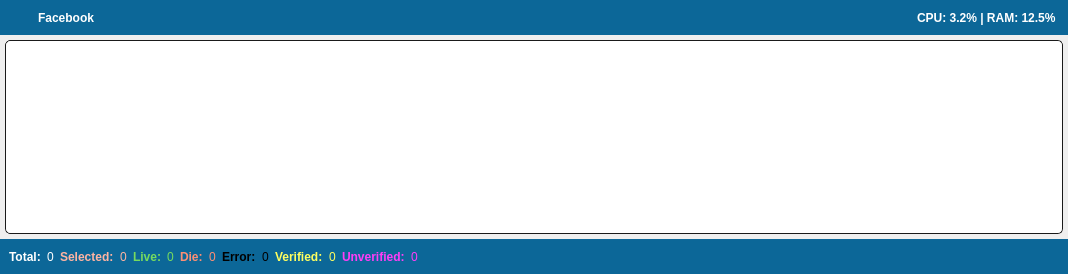
         <widget class="QWidget" name="page_faceook_creator_management">
          <property name="styleSheet">
           <string notr="true">QFrame {
    border: 0;
}</string>
          </property>
          <layout class="QVBoxLayout" name="verticalLayout_13">
           <property name="spacing">
            <number>5</number>
           </property>
           <property name="leftMargin">
            <number>0</number>
           </property>
           <property name="topMargin">
            <number>0</number>
           </property>
           <property name="rightMargin">
            <number>0</number>
           </property>
           <property name="bottomMargin">
            <number>0</number>
           </property>
           <item>
            <widget class="QFrame" name="frame_right_header_facebook_creator">
             <property name="minimumSize">
              <size>
               <width>0</width>
               <height>35</height>
              </size>
             </property>
             <property name="maximumSize">
              <size>
               <width>16777215</width>
               <height>35</height>
              </size>
             </property>
             <property name="styleSheet">
              <string notr="true">border: 0;
background-color: rgb(12, 103, 152);</string>
             </property>
             <property name="frameShape">
              <enum>QFrame::StyledPanel</enum>
             </property>
             <property name="frameShadow">
              <enum>QFrame::Raised</enum>
             </property>
             <layout class="QHBoxLayout" name="horizontalLayout_7">
              <property name="leftMargin">
               <number>12</number>
              </property>
              <property name="topMargin">
               <number>0</number>
              </property>
              <property name="rightMargin">
               <number>12</number>
              </property>
              <property name="bottomMargin">
               <number>0</number>
              </property>
              <item>
               <widget class="QFrame" name="device_frame_label_fb_creator">
                <property name="styleSheet">
                 <string notr="true">border: 0;</string>
                </property>
                <property name="frameShape">
                 <enum>QFrame::StyledPanel</enum>
                </property>
                <property name="frameShadow">
                 <enum>QFrame::Raised</enum>
                </property>
                <layout class="QHBoxLayout" name="horizontalLayout_12">
                 <property name="leftMargin">
                  <number>0</number>
                 </property>
                 <property name="topMargin">
                  <number>0</number>
                 </property>
                 <property name="rightMargin">
                  <number>0</number>
                 </property>
                 <property name="bottomMargin">
                  <number>0</number>
                 </property>
                 <item>
                  <widget class="QLabel" name="fb_creator_icon">
                   <property name="minimumSize">
                    <size>
                     <width>20</width>
                     <height>20</height>
                    </size>
                   </property>
                   <property name="maximumSize">
                    <size>
                     <width>20</width>
                     <height>20</height>
                    </size>
                   </property>
                   <property name="styleSheet">
                    <string notr="true"/>
                   </property>
                   <property name="text">
                    <string/>
                   </property>
                   <property name="pixmap">
                    <pixmap resource="resources.qrc">:/images/statics/facebook.png</pixmap>
                   </property>
                   <property name="scaledContents">
                    <bool>true</bool>
                   </property>
                  </widget>
                 </item>
                 <item>
                  <widget class="QLabel" name="fb_creator_label">
                   <property name="styleSheet">
                    <string notr="true">color: #fff;
font-weight: bold;</string>
                   </property>
                   <property name="text">
                    <string>Facebook</string>
                   </property>
                  </widget>
                 </item>
                </layout>
               </widget>
              </item>
              <item>
               <spacer name="horizontalSpacer_11">
                <property name="orientation">
                 <enum>Qt::Horizontal</enum>
                </property>
                <property name="sizeHint" stdset="0">
                 <size>
                  <width>817</width>
                  <height>20</height>
                 </size>
                </property>
               </spacer>
              </item>
              <item>
               <widget class="QLabel" name="cpu_ram_label_fb_creator">
                <property name="styleSheet">
                 <string notr="true">background: transparent;
color: #fff;
font-weight: bold;</string>
                </property>
                <property name="text">
                 <string>CPU: 3.2% | RAM: 12.5%</string>
                </property>
               </widget>
              </item>
             </layout>
            </widget>
           </item>
           <item>
            <widget class="QFrame" name="frame_facebook_creator_management">
             <property name="styleSheet">
              <string notr="true"/>
             </property>
             <property name="frameShape">
              <enum>QFrame::StyledPanel</enum>
             </property>
             <property name="frameShadow">
              <enum>QFrame::Raised</enum>
             </property>
             <layout class="QHBoxLayout" name="horizontalLayout_3">
              <property name="spacing">
               <number>5</number>
              </property>
              <property name="leftMargin">
               <number>5</number>
              </property>
              <property name="topMargin">
               <number>0</number>
              </property>
              <property name="rightMargin">
               <number>5</number>
              </property>
              <property name="bottomMargin">
               <number>0</number>
              </property>
              <item>
               <widget class="QFrame" name="frame_facebook_creator_table_view">
                <property name="styleSheet">
                 <string notr="true">QFrame {
	background-color: rgb(237, 237, 237);
	border: 1px solid rgb(26, 26, 26);
	border-radius: 5px;
}</string>
                </property>
                <property name="frameShape">
                 <enum>QFrame::StyledPanel</enum>
                </property>
                <property name="frameShadow">
                 <enum>QFrame::Raised</enum>
                </property>
                <layout class="QVBoxLayout" name="verticalLayout_9">
                 <property name="leftMargin">
                  <number>0</number>
                 </property>
                 <property name="topMargin">
                  <number>0</number>
                 </property>
                 <property name="rightMargin">
                  <number>0</number>
                 </property>
                 <property name="bottomMargin">
                  <number>0</number>
                 </property>
                 <item>
                  <widget class="QTableView" name="facebook_creator_table_view">
                   <property name="minimumSize">
                    <size>
                     <width>0</width>
                     <height>25</height>
                    </size>
                   </property>
                   <property name="styleSheet">
                    <string notr="true">QTableView {
    background-color: #fff;
    gridline-color: #dcdcdc;
    font: 14px Arial, sans-serif;
    color: #000;
    border: 0;
    selection-background-color: rgba(62, 64, 255, 128);
    selection-color: #000;
}

QTableView::item:hover {
    background: transparent;
}

QHeaderView::section {
    background-color: rgb(233, 233, 233);
    color: #000;
    padding: 5px;
    font-weight: bold;
    border: 1px solid #dcdcdc;
}

QHeaderView::section:hover {
    background-color: #357ABD;
}

QScrollBar:vertical {
    background-color: rgb(178, 178, 178);
    width: 5px;
    margin: 20px 0 20px 0;
    border: 1px solid #dcdcdc;
}

QScrollBar::handle:vertical {
    background-color: green;
    min-height: 20px;
    border-radius: 5px;
}

QScrollBar::handle:vertical:hover {
    background-color: rgb(253, 96, 8);
}

QScrollBar::add-line:vertical, QScrollBar::sub-line:vertical {
    background: none;
    height: 0px;
}

QScrollBar:horizontal {
    background-color: rgb(178, 178, 178);
    height: 5px;
    margin: 0 20px 0 20px;
    border: 1px solid #dcdcdc;
}

QScrollBar::handle:horizontal {
    background-color: green;
    min-width: 20px;
    border-radius: 5px;
}

QScrollBar::handle:horizontal:hover {
    background-color: rgb(253, 96, 8);
}

QScrollBar::add-line:horizontal, QScrollBar::sub-line:horizontal {
    background: none;
    width: 0px;
}</string>
                   </property>
                   <property name="editTriggers">
                    <set>QAbstractItemView::NoEditTriggers</set>
                   </property>
                   <property name="showDropIndicator" stdset="0">
                    <bool>false</bool>
                   </property>
                   <property name="dragDropOverwriteMode">
                    <bool>false</bool>
                   </property>
                   <property name="selectionBehavior">
                    <enum>QAbstractItemView::SelectRows</enum>
                   </property>
                   <property name="sortingEnabled">
                    <bool>true</bool>
                   </property>
                   <property name="wordWrap">
                    <bool>false</bool>
                   </property>
                   <attribute name="horizontalHeaderCascadingSectionResizes">
                    <bool>true</bool>
                   </attribute>
                   <attribute name="horizontalHeaderDefaultSectionSize">
                    <number>150</number>
                   </attribute>
                   <attribute name="horizontalHeaderMinimumSectionSize">
                    <number>19</number>
                   </attribute>
                   <attribute name="verticalHeaderMinimumSectionSize">
                    <number>21</number>
                   </attribute>
                  </widget>
                 </item>
                </layout>
               </widget>
              </item>
             </layout>
            </widget>
           </item>
           <item>
            <widget class="QFrame" name="frame_right_bottom_fb_creator">
             <property name="minimumSize">
              <size>
               <width>0</width>
               <height>35</height>
              </size>
             </property>
             <property name="maximumSize">
              <size>
               <width>16777215</width>
               <height>35</height>
              </size>
             </property>
             <property name="styleSheet">
              <string notr="true">border: 0;
background-color: rgb(12, 103, 152);</string>
             </property>
             <property name="frameShape">
              <enum>QFrame::StyledPanel</enum>
             </property>
             <property name="frameShadow">
              <enum>QFrame::Raised</enum>
             </property>
             <layout class="QHBoxLayout" name="horizontalLayout_16">
              <property name="topMargin">
               <number>0</number>
              </property>
              <property name="bottomMargin">
               <number>0</number>
              </property>
              <item>
               <widget class="QFrame" name="frame_all_fb_creator">
                <property name="styleSheet">
                 <string notr="true">border: 0;</string>
                </property>
                <property name="frameShape">
                 <enum>QFrame::StyledPanel</enum>
                </property>
                <property name="frameShadow">
                 <enum>QFrame::Raised</enum>
                </property>
                <layout class="QHBoxLayout" name="horizontalLayout_57">
                 <property name="leftMargin">
                  <number>0</number>
                 </property>
                 <property name="topMargin">
                  <number>0</number>
                 </property>
                 <property name="rightMargin">
                  <number>0</number>
                 </property>
                 <property name="bottomMargin">
                  <number>0</number>
                 </property>
                 <item>
                  <widget class="QLabel" name="label_all_fb_creator">
                   <property name="styleSheet">
                    <string notr="true">color: #fff;
font-weight: bold;</string>
                   </property>
                   <property name="text">
                    <string>Total:</string>
                   </property>
                  </widget>
                 </item>
                 <item>
                  <widget class="QLabel" name="label_count_all_fb_creator">
                   <property name="styleSheet">
                    <string notr="true">color: #fff;</string>
                   </property>
                   <property name="text">
                    <string>0</string>
                   </property>
                  </widget>
                 </item>
                </layout>
               </widget>
              </item>
              <item>
               <widget class="QFrame" name="frame_selected_fb_creator">
                <property name="styleSheet">
                 <string notr="true">border: 0;</string>
                </property>
                <property name="frameShape">
                 <enum>QFrame::StyledPanel</enum>
                </property>
                <property name="frameShadow">
                 <enum>QFrame::Raised</enum>
                </property>
                <layout class="QHBoxLayout" name="horizontalLayout_58">
                 <property name="leftMargin">
                  <number>0</number>
                 </property>
                 <property name="topMargin">
                  <number>0</number>
                 </property>
                 <property name="rightMargin">
                  <number>0</number>
                 </property>
                 <property name="bottomMargin">
                  <number>0</number>
                 </property>
                 <item>
                  <widget class="QLabel" name="label_selected_fb_creator">
                   <property name="styleSheet">
                    <string notr="true">color: rgb(254, 180, 162);
font-weight: bold;</string>
                   </property>
                   <property name="text">
                    <string>Selected:</string>
                   </property>
                  </widget>
                 </item>
                 <item>
                  <widget class="QLabel" name="label_count_selected_fb_creator">
                   <property name="styleSheet">
                    <string notr="true">color: rgb(254, 180, 162);</string>
                   </property>
                   <property name="text">
                    <string>0</string>
                   </property>
                  </widget>
                 </item>
                </layout>
               </widget>
              </item>
              <item>
               <widget class="QFrame" name="frame_live_fb_creator">
                <property name="styleSheet">
                 <string notr="true">border: 0;</string>
                </property>
                <property name="frameShape">
                 <enum>QFrame::StyledPanel</enum>
                </property>
                <property name="frameShadow">
                 <enum>QFrame::Raised</enum>
                </property>
                <layout class="QHBoxLayout" name="horizontalLayout_59">
                 <property name="leftMargin">
                  <number>0</number>
                 </property>
                 <property name="topMargin">
                  <number>0</number>
                 </property>
                 <property name="rightMargin">
                  <number>0</number>
                 </property>
                 <property name="bottomMargin">
                  <number>0</number>
                 </property>
                 <item>
                  <widget class="QLabel" name="label_live_fb_creator">
                   <property name="styleSheet">
                    <string notr="true">color: rgb(118, 219, 94);
font-weight: bold;</string>
                   </property>
                   <property name="text">
                    <string>Live:</string>
                   </property>
                  </widget>
                 </item>
                 <item>
                  <widget class="QLabel" name="label_live_count_fb_creator">
                   <property name="styleSheet">
                    <string notr="true">color: rgb(118, 219, 94);</string>
                   </property>
                   <property name="text">
                    <string>0</string>
                   </property>
                  </widget>
                 </item>
                </layout>
               </widget>
              </item>
              <item>
               <widget class="QFrame" name="frame_die_fb_creator">
                <property name="styleSheet">
                 <string notr="true">border: 0;</string>
                </property>
                <property name="frameShape">
                 <enum>QFrame::StyledPanel</enum>
                </property>
                <property name="frameShadow">
                 <enum>QFrame::Raised</enum>
                </property>
                <layout class="QHBoxLayout" name="horizontalLayout_60">
                 <property name="leftMargin">
                  <number>0</number>
                 </property>
                 <property name="topMargin">
                  <number>0</number>
                 </property>
                 <property name="rightMargin">
                  <number>0</number>
                 </property>
                 <property name="bottomMargin">
                  <number>0</number>
                 </property>
                 <item>
                  <widget class="QLabel" name="label_die_fb_creator">
                   <property name="styleSheet">
                    <string notr="true">color: rgb(253, 143, 116);
font-weight: bold;</string>
                   </property>
                   <property name="text">
                    <string>Die:</string>
                   </property>
                  </widget>
                 </item>
                 <item>
                  <widget class="QLabel" name="label_die_count_fb_creator">
                   <property name="styleSheet">
                    <string notr="true">color: rgb(253, 143, 116);</string>
                   </property>
                   <property name="text">
                    <string>0</string>
                   </property>
                  </widget>
                 </item>
                </layout>
               </widget>
              </item>
              <item>
               <widget class="QFrame" name="frame_error_fb_creator">
                <property name="styleSheet">
                 <string notr="true">border: 0;</string>
                </property>
                <property name="frameShape">
                 <enum>QFrame::StyledPanel</enum>
                </property>
                <property name="frameShadow">
                 <enum>QFrame::Raised</enum>
                </property>
                <layout class="QHBoxLayout" name="horizontalLayout_61">
                 <property name="leftMargin">
                  <number>0</number>
                 </property>
                 <property name="topMargin">
                  <number>0</number>
                 </property>
                 <property name="rightMargin">
                  <number>0</number>
                 </property>
                 <property name="bottomMargin">
                  <number>0</number>
                 </property>
                 <item>
                  <widget class="QLabel" name="label_error_fb_creator">
                   <property name="styleSheet">
                    <string notr="true">color: #000;
font-weight: bold;</string>
                   </property>
                   <property name="text">
                    <string>Error:</string>
                   </property>
                  </widget>
                 </item>
                 <item>
                  <widget class="QLabel" name="label_error_count_fb_creator">
                   <property name="styleSheet">
                    <string notr="true">color: #000;</string>
                   </property>
                   <property name="text">
                    <string>0</string>
                   </property>
                  </widget>
                 </item>
                </layout>
               </widget>
              </item>
              <item>
               <widget class="QFrame" name="frame_fb_verified_count">
                <property name="styleSheet">
                 <string notr="true">border: 0;</string>
                </property>
                <property name="frameShape">
                 <enum>QFrame::StyledPanel</enum>
                </property>
                <property name="frameShadow">
                 <enum>QFrame::Raised</enum>
                </property>
                <layout class="QHBoxLayout" name="horizontalLayout_62">
                 <property name="leftMargin">
                  <number>0</number>
                 </property>
                 <property name="topMargin">
                  <number>0</number>
                 </property>
                 <property name="rightMargin">
                  <number>0</number>
                 </property>
                 <property name="bottomMargin">
                  <number>0</number>
                 </property>
                 <item>
                  <widget class="QLabel" name="label_fb_verified">
                   <property name="styleSheet">
                    <string notr="true">color: rgb(255, 255, 95);
font-weight: bold;</string>
                   </property>
                   <property name="text">
                    <string>Verified:</string>
                   </property>
                  </widget>
                 </item>
                 <item>
                  <widget class="QLabel" name="label_fb_verified_count">
                   <property name="styleSheet">
                    <string notr="true">color: rgb(255, 255, 95);</string>
                   </property>
                   <property name="text">
                    <string>0</string>
                   </property>
                  </widget>
                 </item>
                </layout>
               </widget>
              </item>
              <item>
               <widget class="QFrame" name="frame_fb_unverified_count">
                <property name="styleSheet">
                 <string notr="true">border: 0;</string>
                </property>
                <property name="frameShape">
                 <enum>QFrame::StyledPanel</enum>
                </property>
                <property name="frameShadow">
                 <enum>QFrame::Raised</enum>
                </property>
                <layout class="QHBoxLayout" name="horizontalLayout_63">
                 <property name="leftMargin">
                  <number>0</number>
                 </property>
                 <property name="topMargin">
                  <number>0</number>
                 </property>
                 <property name="rightMargin">
                  <number>0</number>
                 </property>
                 <property name="bottomMargin">
                  <number>0</number>
                 </property>
                 <item>
                  <widget class="QLabel" name="label_fb_unverified">
                   <property name="styleSheet">
                    <string notr="true">color: rgb(255, 61, 247);
font-weight: bold;</string>
                   </property>
                   <property name="text">
                    <string>Unverified:</string>
                   </property>
                  </widget>
                 </item>
                 <item>
                  <widget class="QLabel" name="label_fb_unverified_count">
                   <property name="styleSheet">
                    <string notr="true">color: rgb(255, 61, 247);</string>
                   </property>
                   <property name="text">
                    <string>0</string>
                   </property>
                  </widget>
                 </item>
                </layout>
               </widget>
              </item>
              <item>
               <spacer name="horizontalSpacer_13">
                <property name="orientation">
                 <enum>Qt::Horizontal</enum>
                </property>
                <property name="sizeHint" stdset="0">
                 <size>
                  <width>40</width>
                  <height>20</height>
                 </size>
                </property>
               </spacer>
              </item>
             </layout>
            </widget>
           </item>
          </layout>
         </widget>
